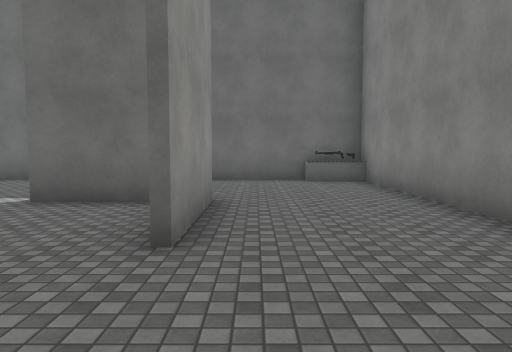
view 1 (above)

17 first-person views from a walk through a Unity game level. The camera is 1.5 m above the floor, tilts 4° down and sees 70° across. The floor is counted in squares, 2 m on a side. Each view is taken from the middle of a square. On the plan, view 1 faces up. The plan holds only what a view shows up to about 11 squares ahead; the rest is blank. The place goes on beyond the plan. The player is left out. Some surface patterns are stand-ins.

view 2
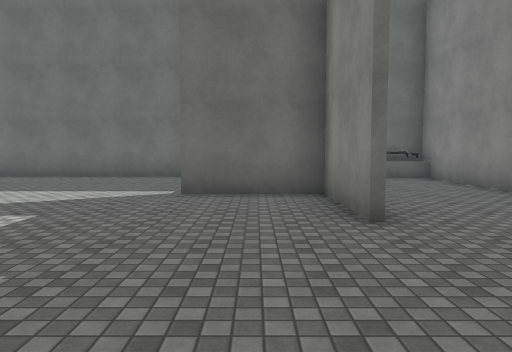

view 3
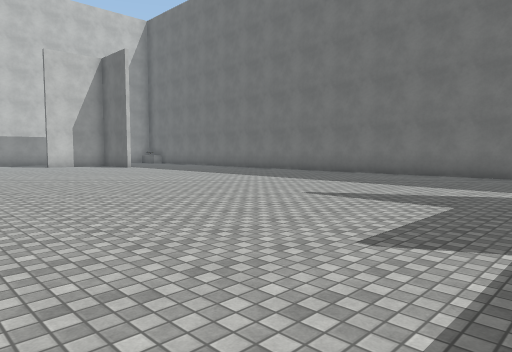

view 4
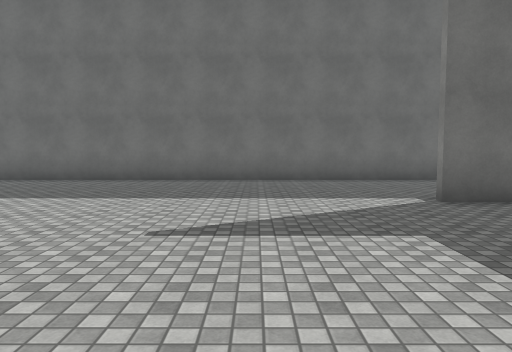

view 5
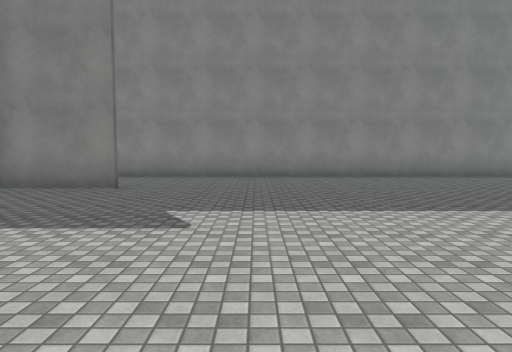

view 6
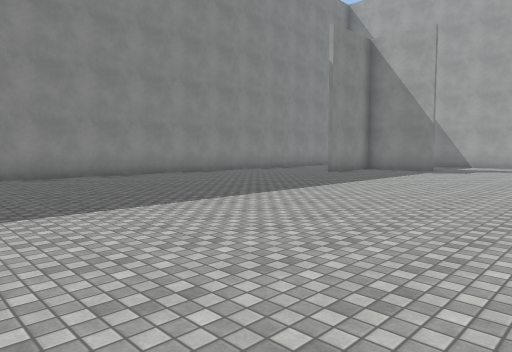

view 7
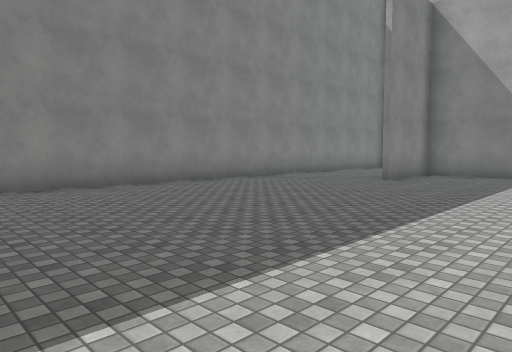

view 8
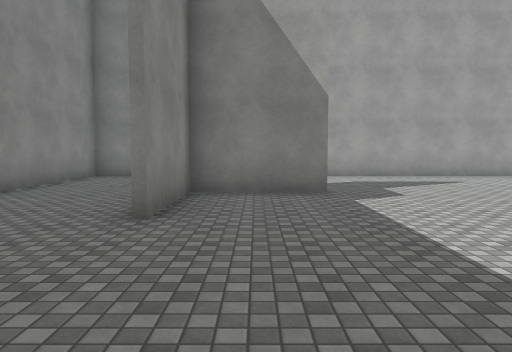

view 9
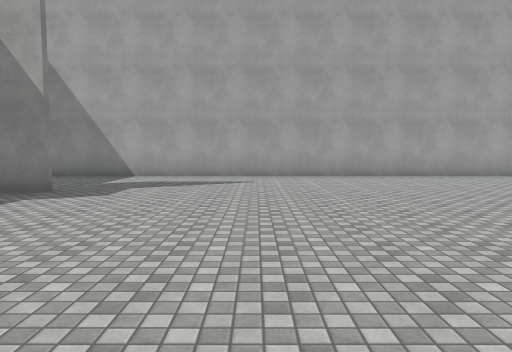

view 10
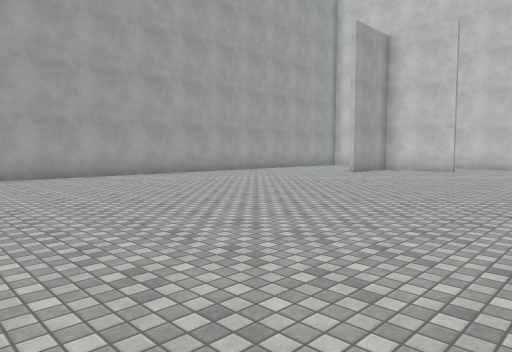

view 11
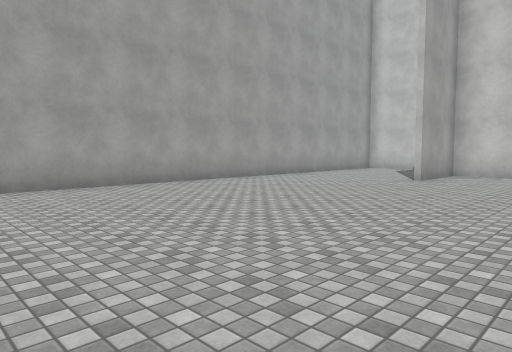

view 12
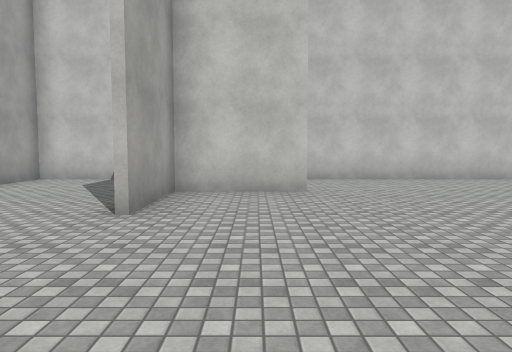

view 13
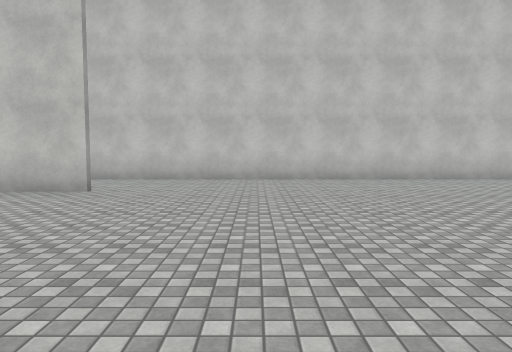

view 14
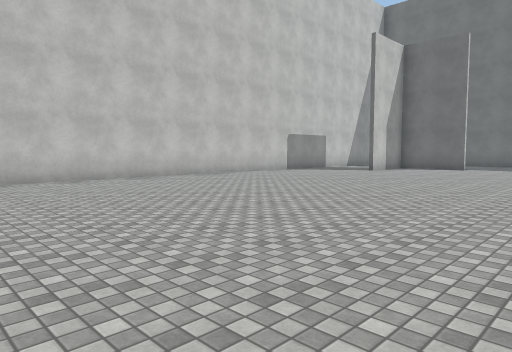

view 15
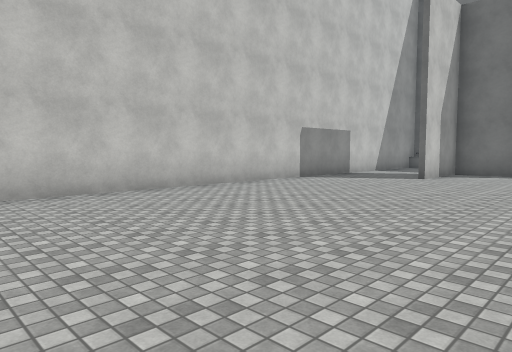

view 16
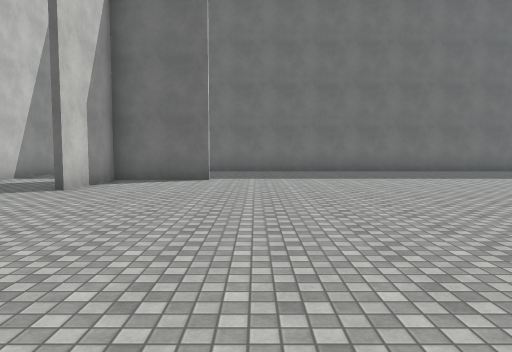

view 17
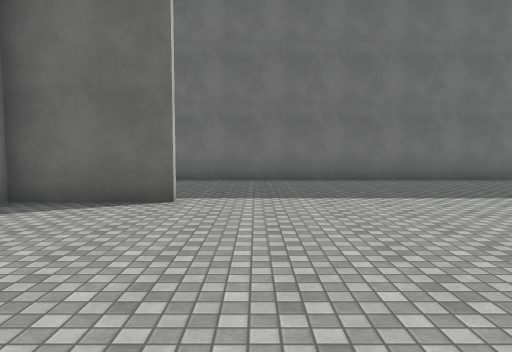

### Floor plan
Points are (right, up) in squares from view 1. A wall is a line through its corners. A room is listed if a view was taken in it or the views show most of it. See-through windows are left out.
Room 1 (views 1, 2, 3, 4, 5, 6, 7, 8, 9, 10, 11, 12, 13, 14, 15, 16, 17)
walls: (-20.6, -13) (-20.6, -15.5) (-18.1, -15.5); (-18.1, 5.3) (-20.6, 5.3) (-20.6, 2.8); (-0.8, 2.8) (-0.8, 5.3) (-3.4, 5.3); (-3.4, -15.5) (-0.8, -15.5) (-0.8, -12.9); (-23.4, 2.2) (-23.4, -14.4); (-0.7, 5.5) (-0.7, 2.8); (2.7, -12) (2.7, 9.3) (-19.1, 9.3); (-17, -19.6) (-1, -19.6); (-23.4, 7.1) (-23.4, 5.1); (-23.4, -17.6) (-23.4, -19.6) (-21.9, -19.6); (1.5, -19.6) (2.7, -19.6) (2.7, -15.5)
low walls: (2.8, 8.7) (1.2, 8.7)

Where each view was taken, in squares from view 1:
view 1: 0 up, 0 right, facing up
view 2: 1 down, 2 left, facing up
view 3: 2 down, 3 left, facing up-left
view 4: 0 up, 6 left, facing up
view 5: 0 up, 8 left, facing right
view 6: 2 down, 8 left, facing down-right
view 7: 4 down, 5 left, facing down-right
view 8: 9 down, 2 left, facing down
view 9: 9 down, 7 left, facing down
view 10: 9 down, 7 left, facing down-left
view 11: 12 down, 9 left, facing down-left
view 12: 14 down, 14 left, facing left
view 13: 10 down, 14 left, facing left
view 14: 10 down, 14 left, facing up-left
view 15: 7 down, 17 left, facing up-left
view 16: 4 down, 17 left, facing up
view 17: 0 up, 17 left, facing up
